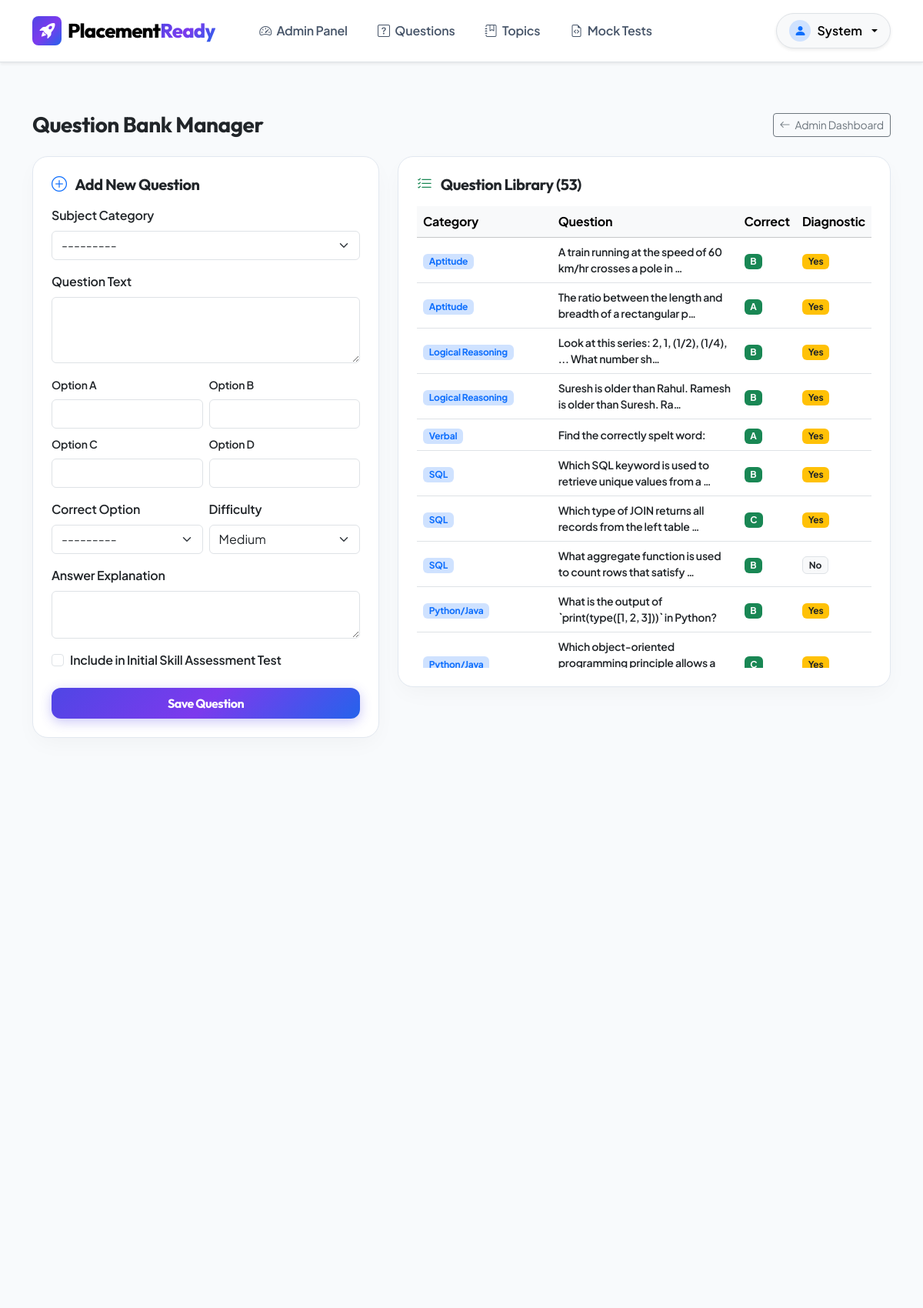
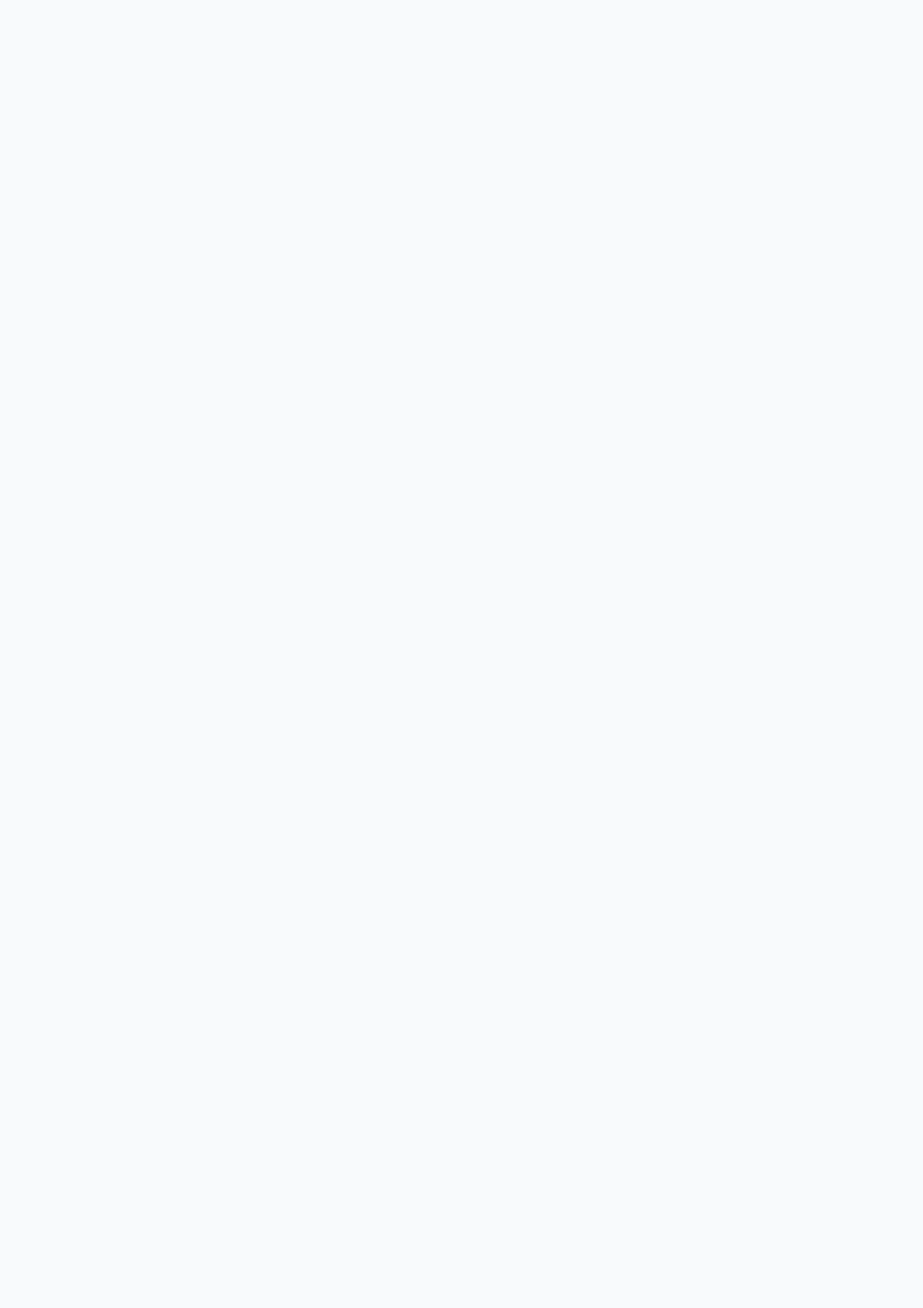
Screenshot of /admin-panel/questions/ (signed in, upper part) with the database file from the repository (2 pictures, top to bottom).
### placement_app/models.py (models this page shows, shortened)
class Question(models.Model):
    DIFFICULTY_CHOICES = [
        ('Easy', 'Easy'),
        ('Medium', 'Medium'),
        ('Hard', 'Hard'),
    ]
    OPTION_CHOICES = [
        ('A', 'Option A'),
        ('B', 'Option B'),
        ('C', 'Option C'),
        ('D', 'Option D'),
    ]
    DEPARTMENT_GROUP_CHOICES = [
        ('All', 'All Departments (Common)'),
        ('Computer/IT', 'Computer / IT (CS, IT, AI, DS, BCA)'),
        ('Science', 'Science (Maths, Physics, Chemistry, Bio, Micro, Psych)'),
        ('Commerce', 'Commerce / Management (B.Com, BBA)'),
        ('Arts', 'Arts (English, Tamil, Economics, History, Sociology, VisComm, Journalism)'),
    ]
    category = models.ForeignKey(Category, on_delete=models.CASCADE, related_name='questions')
    topic = models.ForeignKey(Topic, on_delete=models.SET_NULL, null=True, blank=True, related_name='questions')
    question_text = models.TextField()
    option_a = models.CharField(max_length=300)
    option_b = models.CharField(max_length=300)
    option_c = models.CharField(max_length=300)
    option_d = models.CharField(max_length=300)
    correct_option = models.CharField(max_length=1, choices=OPTION_CHOICES)
    explanation = models.TextField(blank=True, help_text="Explanation of correct answer")
    difficulty = models.CharField(max_length=10, choices=DIFFICULTY_CHOICES, default='Medium')
    is_diagnostic = models.BooleanField(default=False, help_text="Include in diagnostic skill assessment")
    department_group = models.CharField(
        max_length=20,
        choices=DEPARTMENT_GROUP_CHOICES,
        default='All',
        help_text="Which department stream sees this question in diagnostic quiz"
    )

class Category(models.Model):
    name = models.CharField(max_length=100, unique=True)
    description = models.TextField(blank=True)
    icon_class = models.CharField(max_length=50, default="bi-folder-fill")
    class Meta:
        verbose_name_plural = "Categories"
    def __str__(self):
        return self.name

### placement_app/views.py (the view)
# urls.py: path('admin-panel/questions/', views.admin_manage_questions_view, name='admin_questions'),
@user_passes_test(is_admin)
def admin_manage_questions_view(request):
    questions = Question.objects.select_related('category', 'topic').all()
    if request.method == 'POST':
        form = QuestionForm(request.POST)
        if form.is_valid():
            form.save()
            messages.success(request, "Question added successfully!")
            return redirect('admin_questions')
    else:
        form = QuestionForm()
    return render(request, 'placement_app/admin_questions.html', {
        'questions': questions,
        'form': form
    })

### placement_app/forms.py
class QuestionForm(forms.ModelForm):
    class Meta:
        model = Question
        fields = ['category', 'topic', 'question_text', 'option_a', 'option_b', 'option_c', 'option_d', 'correct_option', 'explanation', 'difficulty', 'is_diagnostic']
        widgets = {
            'category': forms.Select(attrs={'class': 'form-select'}),
            'topic': forms.Select(attrs={'class': 'form-select'}),
            'question_text': forms.Textarea(attrs={'class': 'form-control', 'rows': 3}),
            'option_a': forms.TextInput(attrs={'class': 'form-control'}),
            'option_b': forms.TextInput(attrs={'class': 'form-control'}),
            'option_c': forms.TextInput(attrs={'class': 'form-control'}),
            'option_d': forms.TextInput(attrs={'class': 'form-control'}),
            'correct_option': forms.Select(attrs={'class': 'form-select'}),
            'explanation': forms.Textarea(attrs={'class': 'form-control', 'rows': 2}),
            'difficulty': forms.Select(attrs={'class': 'form-select'}),
            'is_diagnostic': forms.CheckboxInput(attrs={'class': 'form-check-input'}),
        }

### placement_app/views.py (called while the page is built)
def is_admin(user):
    return user.is_authenticated and (user.is_staff or user.is_superuser)

### placement_app/templates/placement_app/admin_questions.html (shortened to what this page needs)
{% extends 'placement_app/base.html' %}
{% block content %}
<div class="container py-4">
    <div class="d-flex justify-content-between align-items-center mb-4">
        <h3 class="font-heading fw-bold text-dark mb-0">Question Bank Manager</h3>
        <a href="{% url 'admin_dashboard' %}" class="btn btn-outline-secondary btn-sm"><i class="bi bi-arrow-left me-1"></i> Admin Dashboard</a>
    </div>
    <div class="row g-4">
        <div class="col-lg-5">
            <div class="card card-custom p-4 bg-white">
                <h5 class="font-heading fw-bold mb-3"><i class="bi bi-plus-circle text-primary me-2"></i> Add New Question</h5>
                <form method="POST">
                    <div class="mb-3">
                        <label class="form-label fw-semibold">Subject Category</label>
                        {{ form.category }}
                    </div>
                    <div class="mb-3">
                        <label class="form-label fw-semibold">Question Text</label>
                        {{ form.question_text }}
                    </div>
                    <div class="row g-2 mb-3">
                        <div class="col-6">
                            <label class="form-label small fw-semibold">Option A</label>
                            {{ form.option_a }}
                        </div>
                        <div class="col-6">
                            <label class="form-label small fw-semibold">Option B</label>
                            {{ form.option_b }}
                        </div>
                        <div class="col-6">
                            <label class="form-label small fw-semibold">Option C</label>
                            {{ form.option_c }}
                        </div>
                        <div class="col-6">
                            <label class="form-label small fw-semibold">Option D</label>
                            {{ form.option_d }}
                        </div>
                    </div>
                    <div class="row g-2 mb-3">
                        <div class="col-6">
                            <label class="form-label fw-semibold">Correct Option</label>
                            {{ form.correct_option }}
                        </div>
                        <div class="col-6">
                            <label class="form-label fw-semibold">Difficulty</label>
                            {{ form.difficulty }}
                        </div>
                    </div>
                    <div class="mb-3">
                        <label class="form-label fw-semibold">Answer Explanation</label>
                        {{ form.explanation }}
                    </div>
                    <div class="form-check mb-4">
                        {{ form.is_diagnostic }}
                        <label class="form-check-label fw-semibold" for="{{ form.is_diagnostic.id_for_label }}">
                            Include in Initial Skill Assessment Test
                        </label>
                    </div>
                    <button type="submit" class="btn btn-primary-pr w-100 py-2 font-heading">
                        Save Question
                    </button>
                </form>
            </div>
        </div>
        <div class="col-lg-7">
            <div class="card card-custom p-4 bg-white">
                <h5 class="font-heading fw-bold mb-3"><i class="bi bi-list-check text-success me-2"></i> Question Library ({{ questions.count }})</h5>
                <div class="table-responsive" style="max-height: 600px; overflow-y: auto;">
                    <table class="table table-hover align-middle">
                        <thead class="table-light sticky-top">
                            <tr>
                                <th>Category</th>
                                <th>Question</th>
                                <th>Correct</th>
                                <th>Diagnostic</th>
                            </tr>
                        </thead>
                        <tbody>
                            {% for q in questions %}
                                <tr>
                                    <td><span class="badge bg-primary-subtle text-primary">{{ q.category.name }}</span></td>
                                    <td class="small fw-semibold text-dark">{{ q.question_text|truncatechars:60 }}</td>
                                    <td><span class="badge bg-success">{{ q.correct_option }}</span></td>
                                    <td>
                                        {% if q.is_diagnostic %}
                                            <span class="badge bg-warning text-dark">Yes</span>
                                        {% else %}
                                            <span class="badge bg-light text-dark border">No</span>
                                        {% endif %}
                                    </td>
                                </tr>
                            {% empty %}
                                <tr><td colspan="4" class="text-center py-4 text-muted">No questions found. Add one above!</td></tr>
                            {% endfor %}
                        </tbody>
                    </table>
                </div>
            </div>
        </div>
    </div>
</div>
{% endblock %}

### placement_app/templates/placement_app/base.html (shortened to what this page needs)
<!DOCTYPE html>
<html lang="en">
<head>
    <link href="https://cdn.jsdelivr.net/npm/bootstrap@5.3.2/dist/css/bootstrap.min.css" rel="stylesheet">
    <link rel="stylesheet" href="https://cdn.jsdelivr.net/npm/bootstrap-icons@1.11.2/font/bootstrap-icons.min.css">
</head>
<body>
    <nav class="navbar navbar-expand-lg navbar-light bg-white border-bottom sticky-top py-3 shadow-sm">
        <div class="container">
            <a class="navbar-brand d-flex align-items-center gap-2" href="{% url 'home' %}">
                <div class="rounded-3 bg-gradient-hero text-white p-2 d-flex align-items-center justify-content-center" style="width: 38px; height: 38px;">
                    <i class="bi bi-rocket-takeoff-fill fs-5"></i>
                </div>
                <span>Placement<span class="text-gradient">Ready</span></span>
            </a>
            <div class="collapse navbar-collapse" id="navbarNav">
                <ul class="navbar-nav me-auto ms-lg-4 gap-1">
                    {% if user.is_authenticated %}
                        {% if user.is_staff %}
                            <li class="nav-item"><a class="nav-link" href="{% url 'admin_dashboard' %}"><i class="bi bi-speedometer2 me-1"></i> Admin Panel</a></li>
                            <li class="nav-item"><a class="nav-link" href="{% url 'admin_questions' %}"><i class="bi bi-question-square me-1"></i> Questions</a></li>
                            <li class="nav-item"><a class="nav-link" href="{% url 'admin_topics' %}"><i class="bi bi-journal-bookmark me-1"></i> Topics</a></li>
                            <li class="nav-item"><a class="nav-link" href="{% url 'admin_tests' %}"><i class="bi bi-file-earmark-code me-1"></i> Mock Tests</a></li>
                        {% endif %}
                    {% endif %}
                </ul>
                <div class="d-flex align-items-center gap-3 mt-3 mt-lg-0">
                    {% if user.is_authenticated %}
                        <div class="dropdown">
                            <button class="btn btn-light rounded-pill border dropdown-toggle px-3 py-2 fw-semibold d-flex align-items-center gap-2 shadow-sm" type="button" data-bs-toggle="dropdown">
                                <div class="rounded-circle bg-primary-subtle text-primary p-1 d-flex align-items-center justify-content-center" style="width: 28px; height: 28px;">
                                    <i class="bi bi-person-fill"></i>
                                </div>
                                <span>{{ user.first_name|default:user.username }}</span>
                            </button>
                        </div>
                    {% else %}
                        <a href="{% url 'login' %}" class="btn btn-light rounded-pill border px-4 py-2 fw-semibold">Log In</a>
                        <a href="{% url 'register' %}" class="btn btn-primary-pr rounded-pill">Student Registration</a>
                    {% endif %}
                </div>
            </div>
        </div>
    </nav>
    <main class="py-4">
        {% block content %}{% endblock %}
    </main>
</body>
</html>

### placement_app/templates/placement_app/base.html (style rules this page uses)
:root { --pr-primary: #6366f1; --pr-primary-dark: #4f46e5; --pr-secondary: #06b6d4; --pr-accent: #f59e0b; --pr-dark: #0f172a; --pr-card-bg: #ffffff; --pr-body-bg: #f8fafc; --pr-gradient-hero: linear-gradient(135deg, #4f46e5 0%, #7c3aed 50%, #2563eb 100%); --pr-border-radius: 20px; }
body { font-family: 'Plus Jakarta Sans', sans-serif; background-color: var(--pr-body-bg); color: #334155; min-height: 100vh; display: flex; flex-direction: column; letter-spacing: -0.2px; }
h1, h2, h3, h4, h5, h6, .font-heading { font-family: 'Outfit', sans-serif; font-weight: 700; letter-spacing: -0.5px; }
.card-custom { background: #ffffff; border-radius: var(--pr-border-radius); border: 1px solid #e2e8f0; box-shadow: 0 10px 30px -5px rgba(0, 0, 0, 0.04); transition: all 0.3s ease; }
.text-gradient { background: var(--pr-gradient-hero); -webkit-background-clip: text; -webkit-text-fill-color: transparent; }
.bg-gradient-hero { background: var(--pr-gradient-hero); color: white; }
.btn-primary-pr { background: var(--pr-gradient-hero); border: none; color: white; font-weight: 700; border-radius: 12px; padding: 0.75rem 1.6rem; box-shadow: 0 4px 15px rgba(79, 70, 229, 0.3); transition: all 0.3s ease; }
.navbar-brand { font-family: 'Outfit', sans-serif; font-weight: 800; font-size: 1.6rem; letter-spacing: -0.8px; }
.nav-link { font-weight: 600; color: #475569; padding: 0.6rem 1.1rem !important; border-radius: 10px; transition: all 0.2s ease; }

### rows the page displays
Question: category.name "Aptitude", question_text "A train running at the speed of 60 km/hr crosses a pole in …", correct_option "B", is_diagnostic "Yes"
Question: category.name "Aptitude", question_text "The ratio between the length and breadth of a rectangular p…", correct_option "A", is_diagnostic "Yes"
Question: category.name "Logical Reasoning", question_text "Look at this series: 2, 1, (1/2), (1/4), ... What number sh…", correct_option "B", is_diagnostic "Yes"
Question: category.name "Logical Reasoning", question_text "Suresh is older than Rahul. Ramesh is older than Suresh. Ra…", correct_option "B", is_diagnostic "Yes"
Question: category.name "Verbal", question_text "Find the correctly spelt word:", correct_option "A", is_diagnostic "Yes"
Question: category.name "SQL", question_text "Which SQL keyword is used to retrieve unique values from a …", correct_option "B", is_diagnostic "Yes"
Question: category.name "SQL", question_text "Which type of JOIN returns all records from the left table …", correct_option "C", is_diagnostic "Yes"
Question: category.name "SQL", question_text "What aggregate function is used to count rows that satisfy …", correct_option "B", is_diagnostic "No"
Question: category.name "Python/Java", question_text "What is the output of `print(type([1, 2, 3]))` in Python?", correct_option "B", is_diagnostic "Yes"
Question: category.name "Python/Java", question_text "Which object-oriented programming principle allows a…", correct_option "C", is_diagnostic "Yes"

### other values shown
{{ user.first_name|default:user.username }} "System"
{{ questions.count }} "53"
